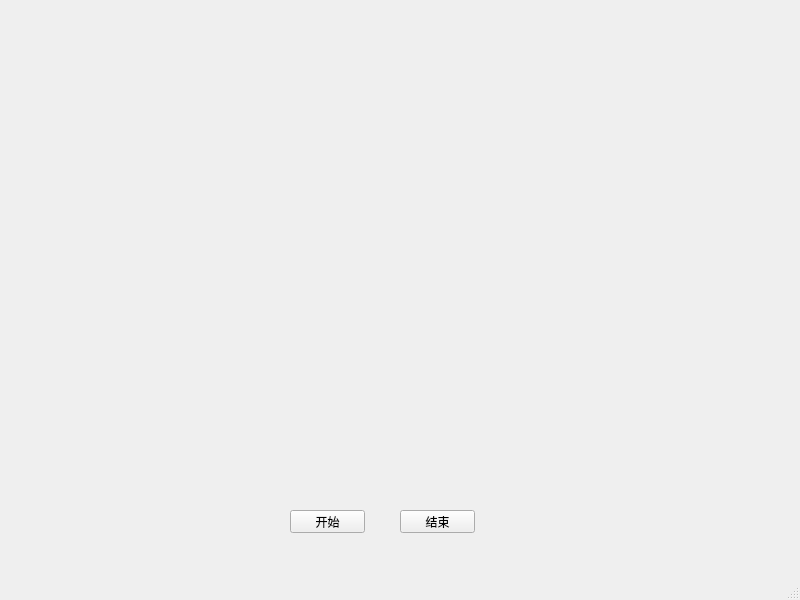
<?xml version="1.0" encoding="UTF-8"?>
<ui version="4.0">
 <class>MainWindow</class>
 <widget class="QMainWindow" name="MainWindow">
  <property name="geometry">
   <rect>
    <x>0</x>
    <y>0</y>
    <width>800</width>
    <height>600</height>
   </rect>
  </property>
  <property name="windowTitle">
   <string>MainWindow</string>
  </property>
  <widget class="QWidget" name="centralwidget">
   <widget class="mplCanvasWrapper" name="mplCanvas" native="true">
    <property name="geometry">
     <rect>
      <x>19</x>
      <y>9</y>
      <width>761</width>
      <height>491</height>
     </rect>
    </property>
   </widget>
   <widget class="QPushButton" name="beginButton">
    <property name="geometry">
     <rect>
      <x>290</x>
      <y>510</y>
      <width>75</width>
      <height>23</height>
     </rect>
    </property>
    <property name="text">
     <string>开始</string>
    </property>
   </widget>
   <widget class="QPushButton" name="endButton">
    <property name="geometry">
     <rect>
      <x>400</x>
      <y>510</y>
      <width>75</width>
      <height>23</height>
     </rect>
    </property>
    <property name="text">
     <string>结束</string>
    </property>
   </widget>
  </widget>
  <widget class="QMenuBar" name="menubar">
   <property name="geometry">
    <rect>
     <x>0</x>
     <y>0</y>
     <width>800</width>
     <height>23</height>
    </rect>
   </property>
  </widget>
  <widget class="QStatusBar" name="statusbar"/>
 </widget>
 <customwidgets>
  <customwidget>
   <class>mplCanvasWrapper</class>
   <extends>QWidget</extends>
   <header>mplCanvasWrapper.h</header>
   <container>1</container>
  </customwidget>
 </customwidgets>
 <resources/>
 <connections/>
</ui>
